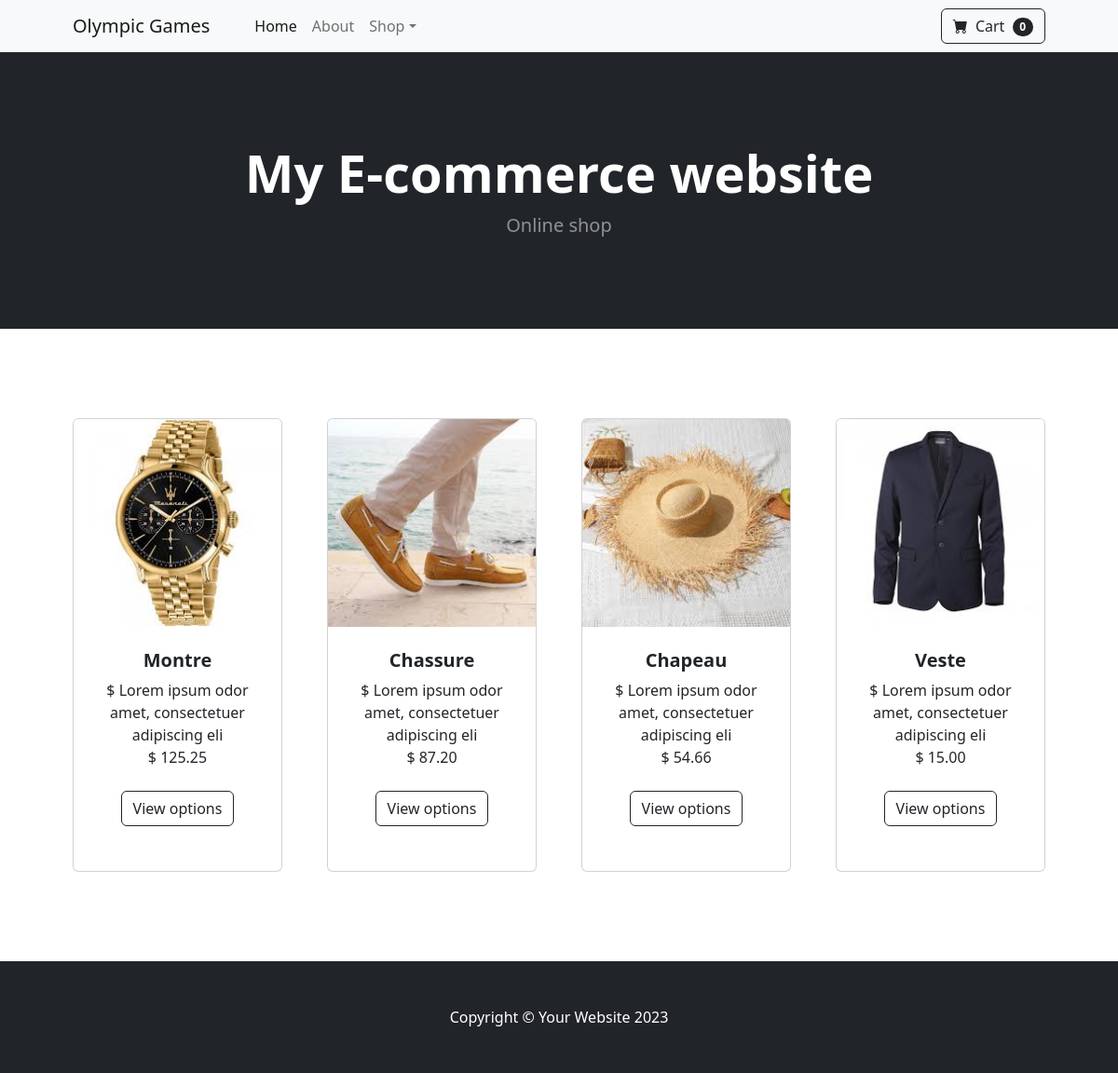
/ticket/, run on an earlier commit of the app's database.
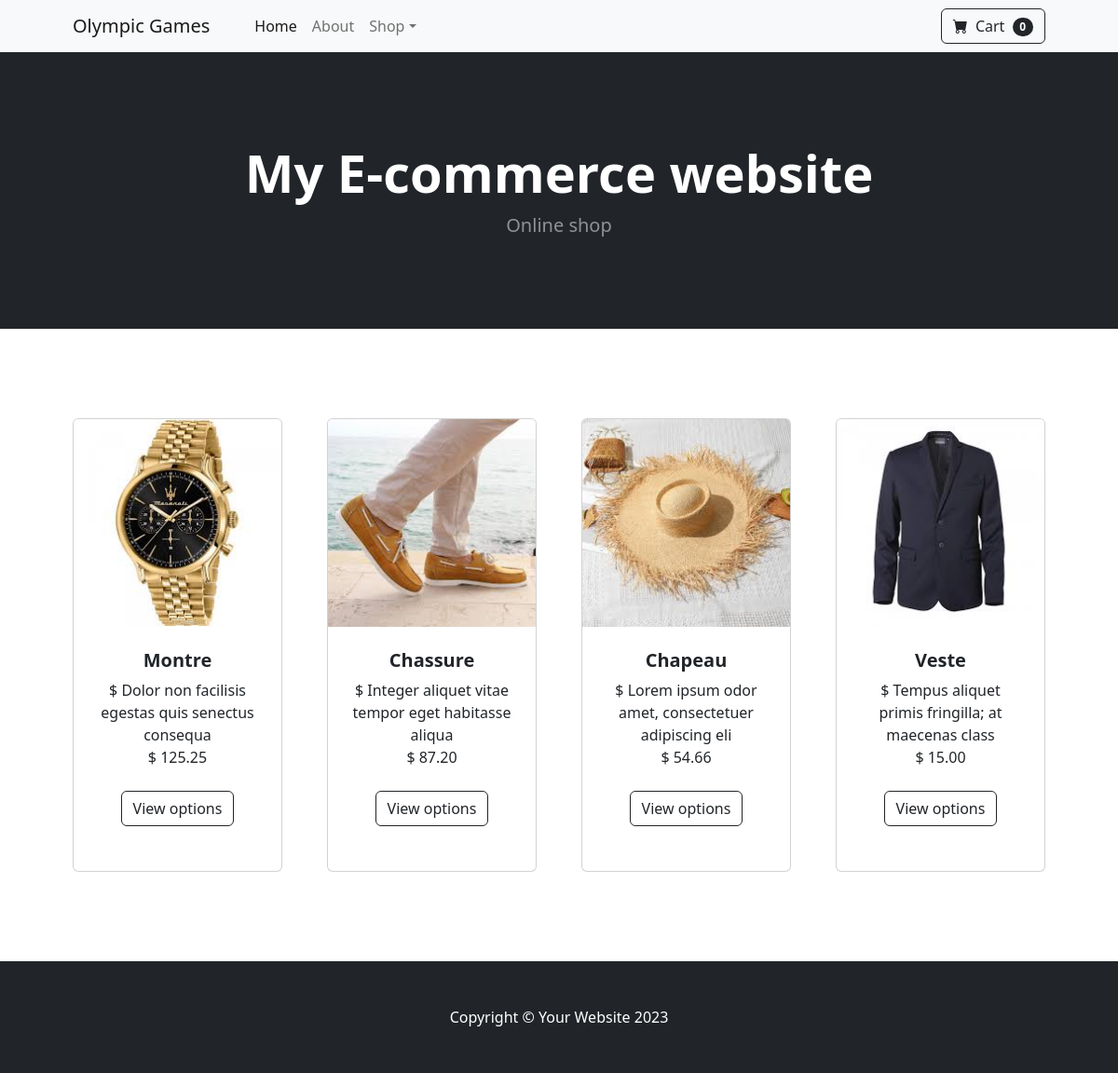
And on a later commit of the database.
### ticket/models.py (models this page shows, shortened)
class Product(models.Model):
    name = models.CharField(max_length=50)
    price = models.DecimalField(default=0, decimal_places=2, max_digits=6)
    Category = models.ForeignKey(Category, on_delete=models.CASCADE, default=1) # one to many relation
    Description = models.TextField(max_length=250, default='', blank=True, null=True)
    Image = models.ImageField(upload_to='uploads/product/')

### ticket/views.py (the view)
# urls.py: 2. Add a URL to urlpatterns:  path('', views.home, name='home')
def home(request):
    products = Product.objects.all()
    context = {'products': products}
    return render(request, 'ticket/index.html', context )

### templates/ticket/index.html (shortened to what this page needs)
{% extends 'base.html' %}
{% load static %}
{% block header %}
<header class="bg-dark py-5">
    <div class="container px-4 px-lg-5 my-5">
        <div class="text-center text-white">
            <h1 class="display-4 fw-bolder">My E-commerce website</h1>
            <p class="lead fw-normal text-white-50 mb-0">
                Online shop
            </p>
        </div>
    </div>
</header>
{% endblock header %}
{% block content %}
    <section class="py-5">
        <div class="container px-4 px-lg-5 mt-5">
            <div
                class="row gx-4 gx-lg-5 row-cols-2 row-cols-md-3 row-cols-xl-4 justify-content-center"
            >
            {% for product in products %}
                <div class="col mb-5">
                    <div class="card h-100">
                        <img
                            class="card-img-top"
                            src="{{ product.Image.url }}"
                            alt="..."
                        />
                        <div class="card-body p-4">
                            <div class="text-center">
                                <h5 class="fw-bolder">{{ product.name }}</h5>
                                    $ {{ product.Description | slice:":50"}}
                                    <br>
                                    $ {{product.price}}
                            </div>
                        </div>
                        <div
                            class="card-footer p-4 pt-0 border-top-0 bg-transparent"
                        >
                            <div class="text-center">
                                <a
                                    class="btn btn-outline-dark mt-auto"
                                    href="#"
                                    >View options</a
                                >
                            </div>
                        <div
                        class="card-footer p-4 pt-0 border-top-0 bg-transparent"
                    >
                    </div>
                        </div>
                    </div>
                </div>
            {% endfor %}
                    </div>
                </div>
    </section>
    {% endblock content %}

What changed in the data, as far as the page shows it:
changed Product "Montre": Description "Lorem ipsum odor amet, consectetuer adipiscing eli" → "Dolor non facilisis egestas quis senectus consequa"
changed Product "Chassure": Description "Lorem ipsum odor amet, consectetuer adipiscing eli" → "Integer aliquet vitae tempor eget habitasse aliqua"
changed Product "Veste": Description "Lorem ipsum odor amet, consectetuer adipiscing eli" → "Tempus aliquet primis fringilla; at maecenas class"
